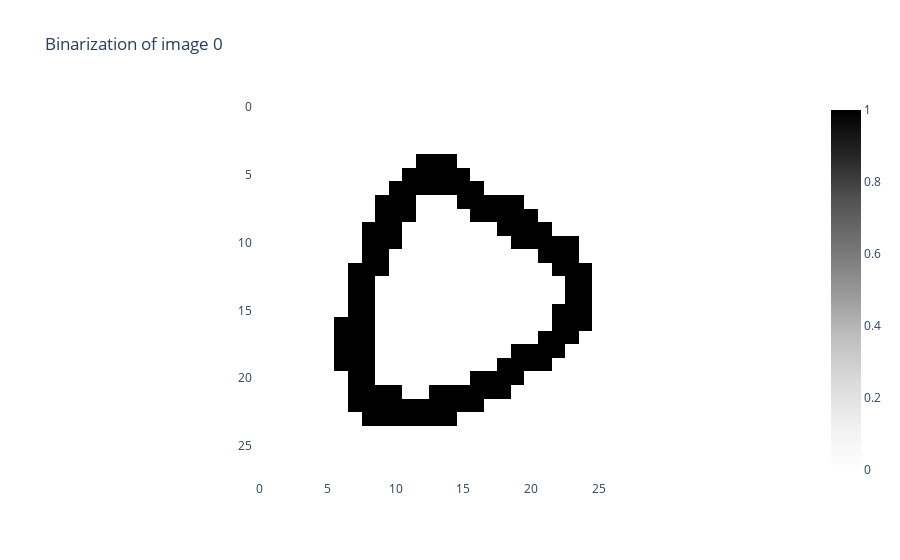

Notebook code cell kept with this figure:
### Markdown cell above
#### 2.2.2 Filtration
Filtrations of cubical complexes are built from binary images consisting of only black and white pixels, so the first step is to convert greyscale images to binary by applying a threshold on each pixel value via the Binarizer transformer provided by [giotto-tda](https://giotto-ai.github.io/gtda-docs/latest/library.html) library in Python. The example of the binary image of ”0“ in the train set is shown below.

### Code cell
# Pick out index of first 8 image
im0_idx = np.flatnonzero(y_train == "0")[0]
# Reshape to (n_samples, n_pixels_x, n_pixels_y) format
im0 = X_train[im0_idx][None, :, :]
binarizer = Binarizer(threshold=0.4)
im0_binarized = binarizer.fit_transform(im0)
binarizer.plot(im0_binarized)

### Figure 1 — Plotly figure (JSON) as saved in the notebook; plotly's stock layout.template omitted (floating-point values rounded to 4 significant figures; data arrays with more than 128 entries replaced by an {"elided": "..."} marker saying what was removed)
{"data": [{"colorscale": [[0, "rgb(255,255,255)"], [0.125, "rgb(240,240,240)"], [0.25, "rgb(217,217,217)"], [0.375, "rgb(189,189,189)"], [0.5, "rgb(150,150,150)"], [0.625, "rgb(115,115,115)"], [0.75, "rgb(82,82,82)"], [0.875, "rgb(37,37,37)"], [1, "rgb(0,0,0)"]], "type": "heatmap", "z": {"elided": "28x28 int values"}}], "layout": {"plot_bgcolor": "white", "title": {"text": "Binarization of image 0"}, "xaxis": {"constrain": "domain", "scaleanchor": "y"}, "yaxis": {"autorange": "reversed", "constrain": "domain"}}}
